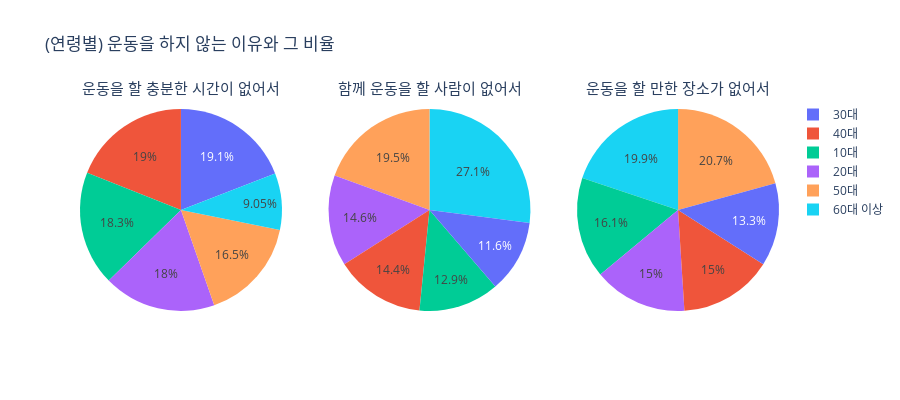

Notebook source saved alongside this figure:
### Code cell
# 2. (연령별) 운동을 하지 않는 이유와 비율 - 시각화

# 3x1 서브플롯 생성, 원 그래프를 위한 서브플롯 유형 지정
fig = make_subplots(
    rows=1, cols=3,
    subplot_titles=("운동을 할 충분한 시간이 없어서", "함께 운동을 할 사람이 없어서","운동을 할 만한 장소가 없어서"),
    specs=[[{"type": "pie"}, {"type": "pie"}, {"type": "pie"}]]
)

# 첫 번째 서브플롯: 운동을 할 충분한 시간이 없어서
fig.add_trace(go.Pie(labels=data2['분류'], values=data2['운동을 할 충분한 시간이 없어서']), row=1, col=1)

# 두 번째 서브플롯: 함께 운동을 할 사람이 없어서
fig.add_trace(go.Pie(labels=data2['분류'], values=data2['함께 운동을 할 사람이 없어서']), row=1, col=2)

# 세 번째 서브플롯: 운동을 할 만한 장소가 없어서
fig.add_trace(go.Pie(labels=data2['분류'], values=data2['운동을 할 만한 장소가 없어서']), row=1, col=3)

# 이미지 크기 설정
fig.update_layout(width=900, height=400)
fig.update_annotations(font=dict(size=15)) # 폰트 사이즈 설정
fig.update_layout(title_text="(연령별) 운동을 하지 않는 이유와 그 비율") # 타이틀 설정

fig.show()

### Figure 1 — Plotly figure (JSON) as saved in the notebook; plotly's stock layout.template omitted (floating-point values rounded to 4 significant figures)
{"data": [{"domain": {"x": [0, 0.2889], "y": [0, 1]}, "labels": ["10대", "20대", "30대", "40대", "50대", "60대 이상"], "type": "pie", "values": [55.7, 54.8, 58.1, 57.7, 50.1, 27.5]}, {"domain": {"x": [0.3556, 0.6444], "y": [0, 1]}, "labels": ["10대", "20대", "30대", "40대", "50대", "60대 이상"], "type": "pie", "values": ["6.1", "6.9", "5.5", "6.8", "9.2", "12.8"]}, {"domain": {"x": [0.7111, 1], "y": [0, 1]}, "labels": ["10대", "20대", "30대", "40대", "50대", "60대 이상"], "type": "pie", "values": [5.6, 5.2, 4.6, 5.2, 7.2, 6.9]}], "layout": {"annotations": [{"font": {"size": 15}, "showarrow": false, "text": "운동을 할 충분한 시간이 없어서", "x": 0.1444, "xanchor": "center", "xref": "paper", "y": 1, "yanchor": "bottom", "yref": "paper"}, {"font": {"size": 15}, "showarrow": false, "text": "함께 운동을 할 사람이 없어서", "x": 0.5, "xanchor": "center", "xref": "paper", "y": 1, "yanchor": "bottom", "yref": "paper"}, {"font": {"size": 15}, "showarrow": false, "text": "운동을 할 만한 장소가 없어서", "x": 0.8556, "xanchor": "center", "xref": "paper", "y": 1, "yanchor": "bottom", "yref": "paper"}], "height": 400, "title": {"text": "(연령별) 운동을 하지 않는 이유와 그 비율"}, "width": 900}}
